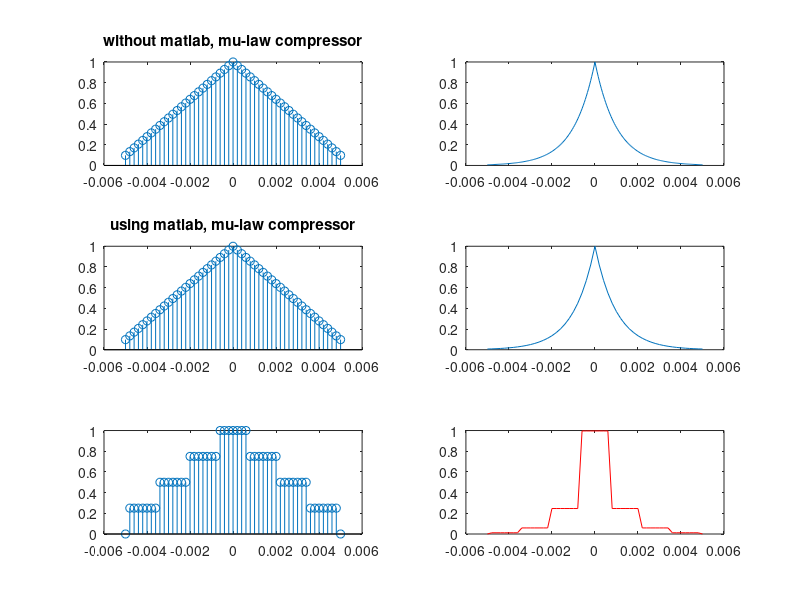

This figure's MATLAB source:
%%
clear all; clc;
Dt = 0.00005; t = -0.005:Dt:0.005; xa=exp(-1000*abs(t));
Ts = 0.0002; n = -25:1:25; nTs = n*Ts; xn = exp(-1000*abs(nTs))
% sampling
mu = 255; xnSign1 = ones(1, length(xn));

for indt = 1:length(nTs)
    if xn(indt)<0
        xnSign1(indt) = -1;
       
    end
end
c1 = xnSign1.*log(1*mu*abs(xn))./log(1*mu);%sample끼리 곱은 .*

xnSign2 = sign(xn);
c2 = xnSign2.*log(1*mu*abs(xn))./log(1*mu);

b = 2; br = 2^b;
q1 = round(c1*br)/br;
%low-compressor
%q2 = fix(c1*br)/br;
%q3 = ceil(c1*br)/br;
%q4 = floor(c1*br)/br;
figure(2)
subplot(321); stem(nTs,c1); title('without matlab, mu-law compressor');
subplot(323); stem(nTs,c2); title('using matlab, mu-law compressor');

figure(2)
subplot(325); stem(nTs,q1);
%subplot(322); stem(nTs,q2);

%subplot(324); stem(nTs,q3);
%subplot(326); stem(nTs,q4);
q1Sign = sign(q1); r1 = q1Sign.*((1*mu).^abs(q1)-1)/mu;
subplot(322); plot(t,xa);
subplot(324); plot(nTs,xn); hold on;
subplot(326); plot(nTs,r1,'r'); hold off;

xnSum = sum(xn.*xn); xnMNqn=sum((xn-r1).*(xn-r1));
sqnxn2q = 10*log10(xnSum/xnMNqn);


%%
clear all; clc;
Dt = -0.00005; t = -0.005:Dt:0.005; xa = randn(1,length(t));
xaMx = max(abs(xa)); xa = xa/xaMx;
%xa = 0.5*cos(100*pi*t)+0.5*sin(100*pi*t);
Ts = 0.0002; n = -25:1:25; nTs = n*Ts;
xn = 0.5*cos(100*pi*nTs)+0.5*sin(100*pi*nTs);

cnt = 1; rnd = Ts/Dt;
for ind = 1:length(t);
    if mod(ind,rnd) == 1
        xn(cnt) = xa(ind);
        cnt = cnt+1;
    end
end

        
